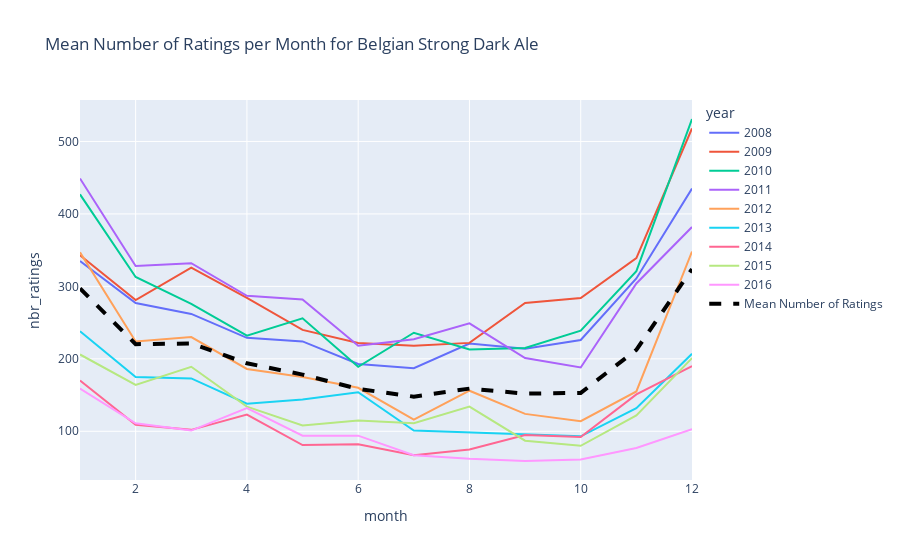

Notebook code for this chart:
### Code cell
sample_style = 'Belgian Strong Dark Ale'

ratings_users_belgian = ratings_users_top_styles_df[ratings_users_top_styles_df['style'] == sample_style]

# group by year_month and count the number of ratings per year_month
year_month_ratings_count_belgian = ratings_users_belgian.groupby('year_month')['year_month'].count()

year_month_ratings_count_belgian = pd.DataFrame({'year_month': year_month_ratings_count_belgian.index, 'nbr_ratings': year_month_ratings_count_belgian.values})

year_month_ratings_count_belgian['year'] = year_month_ratings_count_belgian['year_month'].dt.year
year_month_ratings_count_belgian['month'] = year_month_ratings_count_belgian['year_month'].dt.month

# keep only rows where the year is greater than 2011 and less than 2017 
year_month_ratings_count_filtered = year_month_ratings_count_belgian[(year_month_ratings_count_belgian.year >= 2008) & (year_month_ratings_count_belgian.year < 2017)]

# compute the mean number of ratings per month
mean_ratings_per_month = year_month_ratings_count_filtered.groupby('month')['nbr_ratings'].mean().reset_index(name='mean_nbr_ratings')

# plot with plotly the mean number of ratings per month
fig = px.line(year_month_ratings_count_filtered, x='month', y='nbr_ratings', color='year', title='Mean Number of Ratings per Month for {}'.format(sample_style))
fig.add_trace(go.Scatter(x=year_month_ratings_count_filtered.month, y=mean_ratings_per_month.mean_nbr_ratings, mode='lines', name='Mean Number of Ratings', line=dict(color='black', dash='dash', width=4)))

fig.show()

### Figure 1 — Plotly figure (JSON) as saved in the notebook; plotly's stock layout.template omitted (floating-point values rounded to 4 significant figures)
{"data": [{"hovertemplate": "year=2008<br>month=%{x}<br>nbr_ratings=%{y}<extra></extra>", "legendgroup": "2008", "line": {"color": "#636efa", "dash": "solid"}, "marker": {"symbol": "circle"}, "mode": "lines", "name": "2008", "orientation": "v", "showlegend": true, "type": "scatter", "x": [1, 2, 3, 4, 5, 6, 7, 8, 9, 10, 11, 12], "xaxis": "x", "y": [335, 277, 262, 229, 224, 193, 187, 221, 214, 226, 311, 435], "yaxis": "y"}, {"hovertemplate": "year=2009<br>month=%{x}<br>nbr_ratings=%{y}<extra></extra>", "legendgroup": "2009", "line": {"color": "#EF553B", "dash": "solid"}, "marker": {"symbol": "circle"}, "mode": "lines", "name": "2009", "orientation": "v", "showlegend": true, "type": "scatter", "x": [1, 2, 3, 4, 5, 6, 7, 8, 9, 10, 11, 12], "xaxis": "x", "y": [343, 281, 326, 284, 240, 222, 218, 222, 277, 284, 339, 518], "yaxis": "y"}, {"hovertemplate": "year=2010<br>month=%{x}<br>nbr_ratings=%{y}<extra></extra>", "legendgroup": "2010", "line": {"color": "#00cc96", "dash": "solid"}, "marker": {"symbol": "circle"}, "mode": "lines", "name": "2010", "orientation": "v", "showlegend": true, "type": "scatter", "x": [1, 2, 3, 4, 5, 6, 7, 8, 9, 10, 11, 12], "xaxis": "x", "y": [427, 313, 276, 232, 256, 189, 236, 213, 215, 239, 321, 531], "yaxis": "y"}, {"hovertemplate": "year=2011<br>month=%{x}<br>nbr_ratings=%{y}<extra></extra>", "legendgroup": "2011", "line": {"color": "#ab63fa", "dash": "solid"}, "marker": {"symbol": "circle"}, "mode": "lines", "name": "2011", "orientation": "v", "showlegend": true, "type": "scatter", "x": [1, 2, 3, 4, 5, 6, 7, 8, 9, 10, 11, 12], "xaxis": "x", "y": [449, 328, 332, 287, 282, 218, 227, 249, 201, 188, 304, 382], "yaxis": "y"}, {"hovertemplate": "year=2012<br>month=%{x}<br>nbr_ratings=%{y}<extra></extra>", "legendgroup": "2012", "line": {"color": "#FFA15A", "dash": "solid"}, "marker": {"symbol": "circle"}, "mode": "lines", "name": "2012", "orientation": "v", "showlegend": true, "type": "scatter", "x": [1, 2, 3, 4, 5, 6, 7, 8, 9, 10, 11, 12], "xaxis": "x", "y": [347, 224, 230, 186, 175, 160, 116, 156, 124, 114, 155, 348], "yaxis": "y"}, {"hovertemplate": "year=2013<br>month=%{x}<br>nbr_ratings=%{y}<extra></extra>", "legendgroup": "2013", "line": {"color": "#19d3f3", "dash": "solid"}, "marker": {"symbol": "circle"}, "mode": "lines", "name": "2013", "orientation": "v", "showlegend": true, "type": "scatter", "x": [1, 2, 3, 4, 5, 6, 7, 8, 9, 10, 11, 12], "xaxis": "x", "y": [238, 175, 173, 138, 144, 154, 101, 98, 96, 93, 132, 207], "yaxis": "y"}, {"hovertemplate": "year=2014<br>month=%{x}<br>nbr_ratings=%{y}<extra></extra>", "legendgroup": "2014", "line": {"color": "#FF6692", "dash": "solid"}, "marker": {"symbol": "circle"}, "mode": "lines", "name": "2014", "orientation": "v", "showlegend": true, "type": "scatter", "x": [1, 2, 3, 4, 5, 6, 7, 8, 9, 10, 11, 12], "xaxis": "x", "y": [170, 109, 102, 123, 81, 82, 67, 75, 95, 92, 151, 190], "yaxis": "y"}, {"hovertemplate": "year=2015<br>month=%{x}<br>nbr_ratings=%{y}<extra></extra>", "legendgroup": "2015", "line": {"color": "#B6E880", "dash": "solid"}, "marker": {"symbol": "circle"}, "mode": "lines", "name": "2015", "orientation": "v", "showlegend": true, "type": "scatter", "x": [1, 2, 3, 4, 5, 6, 7, 8, 9, 10, 11, 12], "xaxis": "x", "y": [206, 164, 189, 134, 108, 115, 111, 134, 87, 80, 122, 201], "yaxis": "y"}, {"hovertemplate": "year=2016<br>month=%{x}<br>nbr_ratings=%{y}<extra></extra>", "legendgroup": "2016", "line": {"color": "#FF97FF", "dash": "solid"}, "marker": {"symbol": "circle"}, "mode": "lines", "name": "2016", "orientation": "v", "showlegend": true, "type": "scatter", "x": [1, 2, 3, 4, 5, 6, 7, 8, 9, 10, 11, 12], "xaxis": "x", "y": [159, 111, 101, 132, 94, 94, 67, 62, 59, 61, 77, 103], "yaxis": "y"}, {"line": {"color": "black", "dash": "dash", "width": 4}, "mode": "lines", "name": "Mean Number of Ratings", "type": "scatter", "x": [1, 2, 3, 4, 5, 6, 7, 8, 9, 10, 11, 12, 1, 2, 3, 4, 5, 6, 7, 8, 9, 10, 11, 12, 1, 2, 3, 4, 5, 6, 7, 8, 9, 10, 11, 12, 1, 2, 3, 4, 5, 6, 7, 8, 9, 10, 11, 12, 1, 2, 3, 4, 5, 6, 7, 8, 9, 10, 11, 12, 1, 2, 3, 4, 5, 6, 7, 8, 9, 10, 11, 12, 1, 2, 3, 4, 5, 6, 7, 8, 9, 10, 11, 12, 1, 2, 3, 4, 5, 6, 7, 8, 9, 10, 11, 12, 1, 2, 3, 4, 5, 6, 7, 8, 9, 10, 11, 12], "y": [297.1, 220.2, 221.2, 193.9, 178.2, 158.6, 147.8, 158.9, 152, 153, 212.4, 323.9]}], "layout": {"legend": {"title": {"text": "year"}, "tracegroupgap": 0}, "title": {"text": "Mean Number of Ratings per Month for Belgian Strong Dark Ale"}, "xaxis": {"anchor": "y", "domain": [0, 1], "title": {"text": "month"}}, "yaxis": {"anchor": "x", "domain": [0, 1], "title": {"text": "nbr_ratings"}}}}
